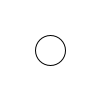
Frame 1 (no input)
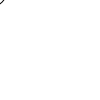
Frame 60 (the mouse pressed at the canvas centre just before this capture)
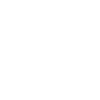
Frame 120 (the mouse held since frame 60 and released just before this capture)

The Processing sketch that drew these frames (run headless with seeded random() and noise(); from frame 60 on, the mouse is pressed at the canvas centre):

// Processing sketch: TravellingCircles
// ── TravellingCircles.pde
// Travelling Circles

float centreX, centreY;

void setup() {

  centreX = width/2;
  centreY = height/2;
}

void draw() {
  background(255);
  ellipse (centreX, centreY, 30, 30);

  centreX = centreX-1;
  centreY = centreY-1;
}
